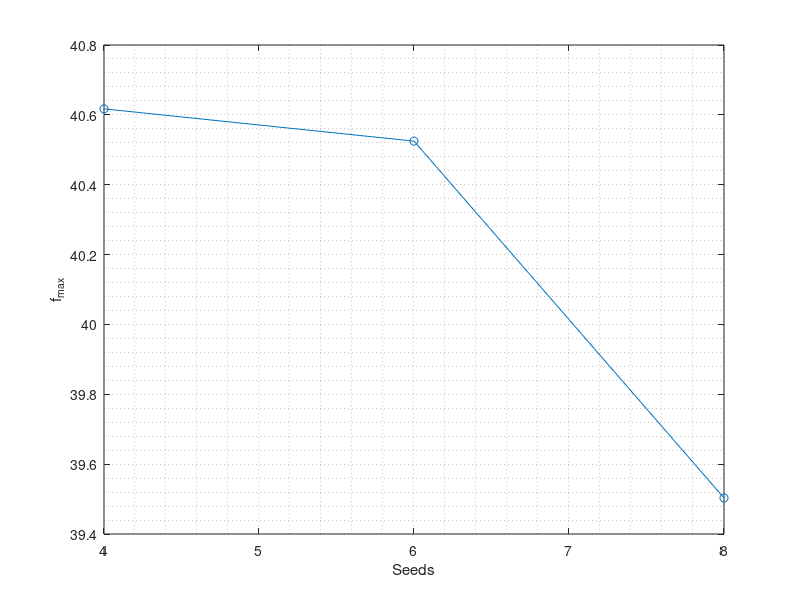

Write MATLAB code to recreate this figure.
X=[4,6,8]
Y=[40.6172,40.5248,39.5032]

figure(1);
title("Objective funtions for different seeds");
plot(X,Y,'-o')
grid minor
xlabel("Seeds");
ylabel("f_{max}");
